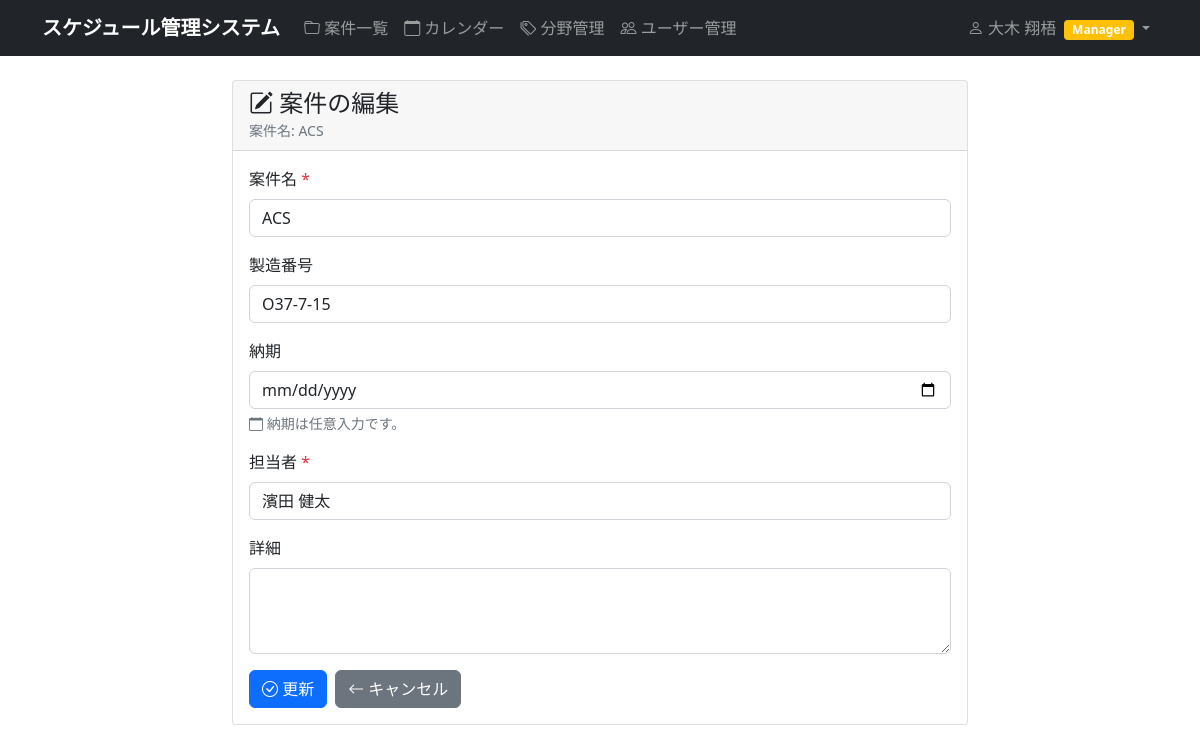
/schedule/projects/6/edit/ (signed in), run on the app's committed database.
### accounts/models.py (models this page shows)
class CustomUser(AbstractUser):
    email = models.EmailField('メールアドレス', blank=True, null=True)
    department = models.CharField('部署', max_length=100, blank=True)
    phone = models.CharField('電話番号', max_length=20, blank=True)
    is_manager = models.BooleanField('マネージャー権限', default=False)
    is_viewer = models.BooleanField('閲覧者権限', default=False, help_text='全員の案件を閲覧できますが編集はできません')
    class Meta:
        verbose_name = 'ユーザー'
        verbose_name_plural = 'ユーザー'
    def __str__(self):
        if self.first_name or self.last_name:
            return f"{self.last_name} {self.first_name}".strip()
        return self.username

### schedule/models.py (models this page shows, shortened)
class Project(models.Model):
    name = models.CharField('案件名', max_length=200)
    manufacturing_number = models.CharField('製造番号', max_length=100)
    due_date = models.DateField('納期', null=True, blank=True)
    description = models.TextField('詳細', blank=True)
    is_completed = models.BooleanField('完了フラグ', default=False)
    completed_at = models.DateTimeField('完了日時', null=True, blank=True)
    created_by = models.ForeignKey(User, on_delete=models.CASCADE, verbose_name='登録者', related_name='created_projects')
    assigned_to = models.ForeignKey(User, on_delete=models.CASCADE, verbose_name='担当者', related_name='assigned_projects')
    created_at = models.DateTimeField(auto_now_add=True)
    updated_at = models.DateTimeField(auto_now=True)
    class Meta:
        verbose_name = '案件'
        verbose_name_plural = '案件'

### schedule/views.py (the view)
# urls.py: path('projects/<int:pk>/edit/', views.project_edit, name='project_edit'),
@login_required
@never_cache
def project_edit(request, pk):
    project = get_object_or_404(Project, pk=pk)
    if request.user.is_viewer or not (request.user.is_manager or request.user.is_superuser or project.created_by == request.user):
        messages.error(request, 'この案件を編集する権限がありません。')
        return redirect('schedule:project_detail', pk=project.pk)
    if request.method == 'POST':
        form = ProjectForm(request.POST, instance=project, user=request.user)
        if form.is_valid():
            form.save()
            messages.success(request, f'案件「{project.name}」を更新しました。')
            return redirect('schedule:project_detail', pk=project.pk)
    else:
        form = ProjectForm(instance=project, user=request.user)
    return render(request, 'schedule/project_edit.html', {
        'form': form,
    })

### templates/schedule/project_edit.html (shortened to what this page needs)
{% extends "base.html" %}
{% block content %}
<div class="row">
    <div class="col-md-8 mx-auto">
        <div class="card">
            <div class="card-header">
                <h4 class="card-title mb-0">
                    <i class="bi bi-pencil-square"></i> 案件の編集
                </h4>
                <small class="text-muted">案件名: {{ form.instance.name }}</small>
            </div>
            <div class="card-body">
                <form method="post">
                    <div class="mb-3">
                        <label for="{{ form.name.id_for_label }}" class="form-label">案件名 <span class="text-danger">*</span></label>
                        {{ form.name }}
                    </div>
                    <div class="mb-3">
                        <label for="{{ form.manufacturing_number.id_for_label }}" class="form-label">製造番号</label>
                        {{ form.manufacturing_number }}
                    </div>
                    <div class="mb-3">
                        <label for="{{ form.due_date.id_for_label }}" class="form-label">納期</label>
                        {{ form.due_date }}
                        <div class="form-text text-muted">
                            <i class="bi bi-calendar"></i> 納期は任意入力です。
                        </div>
                    </div>
                    <div class="mb-3">
                        <label for="{{ form.assigned_to.id_for_label }}" class="form-label">担当者 <span class="text-danger">*</span></label>
                        {{ form.assigned_to }}
                    </div>
                    <div class="mb-3">
                        <label for="{{ form.description.id_for_label }}" class="form-label">詳細</label>
                        {{ form.description }}
                    </div>
                    <div class="d-flex gap-2">
                        <button type="submit" class="btn btn-primary">
                            <i class="bi bi-check-circle"></i> 更新
                        </button>
                        <a href="{% url 'schedule:project_detail' pk=form.instance.pk %}" class="btn btn-secondary">
                            <i class="bi bi-arrow-left"></i> キャンセル
                        </a>
                    </div>
                </form>
            </div>
        </div>
    </div>
</div>
{% endblock %}

### templates/base.html (shortened to what this page needs)
<!DOCTYPE html>
<head>
    <link href="https://cdn.jsdelivr.net/npm/bootstrap@5.1.3/dist/css/bootstrap.min.css" rel="stylesheet">
    <link rel="stylesheet" href="https://cdn.jsdelivr.net/npm/bootstrap-icons@1.7.2/font/bootstrap-icons.css">
    {% load static %}
    <link rel="stylesheet" href="{% static 'css/style.css' %}">
</head>
<body>
    <nav class="navbar navbar-expand-lg navbar-dark bg-dark">
        <div class="container">
                        <a class="navbar-brand" href="{% url 'schedule:project_list' %}">
                スケジュール管理システム
            </a>
            {% if user.is_authenticated %}
            <div class="collapse navbar-collapse" id="navbarNav">
                <ul class="navbar-nav me-auto">
                    <li class="nav-item">
                        <a class="nav-link" href="{% url 'schedule:project_list' %}">
                            <i class="bi bi-folder"></i> 案件一覧
                        </a>
                    </li>
                    <li class="nav-item">
                        <a class="nav-link" href="{% url 'schedule:calendar' %}">
                            <i class="bi bi-calendar"></i> カレンダー
                        </a>
                    </li>
                    <li class="nav-item">
                        <a class="nav-link" href="{% url 'schedule:field_list' %}">
                            <i class="bi bi-tags"></i> 分野管理
                        </a>
                    </li>
                    {% if user.is_manager or user.is_superuser %}
                    <li class="nav-item">
                        <a class="nav-link" href="{% url 'accounts:user_list' %}">
                            <i class="bi bi-people"></i> ユーザー管理
                        </a>
                    </li>
                    {% endif %}
                </ul>
                <ul class="navbar-nav">
                    <li class="nav-item dropdown">
                        <a class="nav-link dropdown-toggle" href="#" role="button" data-bs-toggle="dropdown">
                            <i class="bi bi-person"></i> {% if user.first_name or user.last_name %}{{ user.last_name }} {{ user.first_name }}{% else %}{{ user.username }}{% endif %}
                            {% if user.is_manager %}<span class="badge bg-warning ms-1">Manager</span>{% endif %}
                        </a>
                    </li>
                </ul>
            </div>
            {% endif %}
        </div>
    </nav>
    <main class="container mt-4">
        {% block content %}
        {% endblock %}
    </main>
</body>
</html>

### static/css/style.css (style rules this page uses)
.form-control { border-radius: 0.375rem; }
.navbar-brand { font-weight: bold; }
.btn { border-radius: 0.375rem; font-weight: 500; }
.badge { font-size: 0.75em; }

### data on the page
CustomUser: last_name "大木", first_name "翔梧"
Project: instance.name "ACS", name "ACS", manufacturing_number "O37-7-15", assigned_to "濱田 健太"
